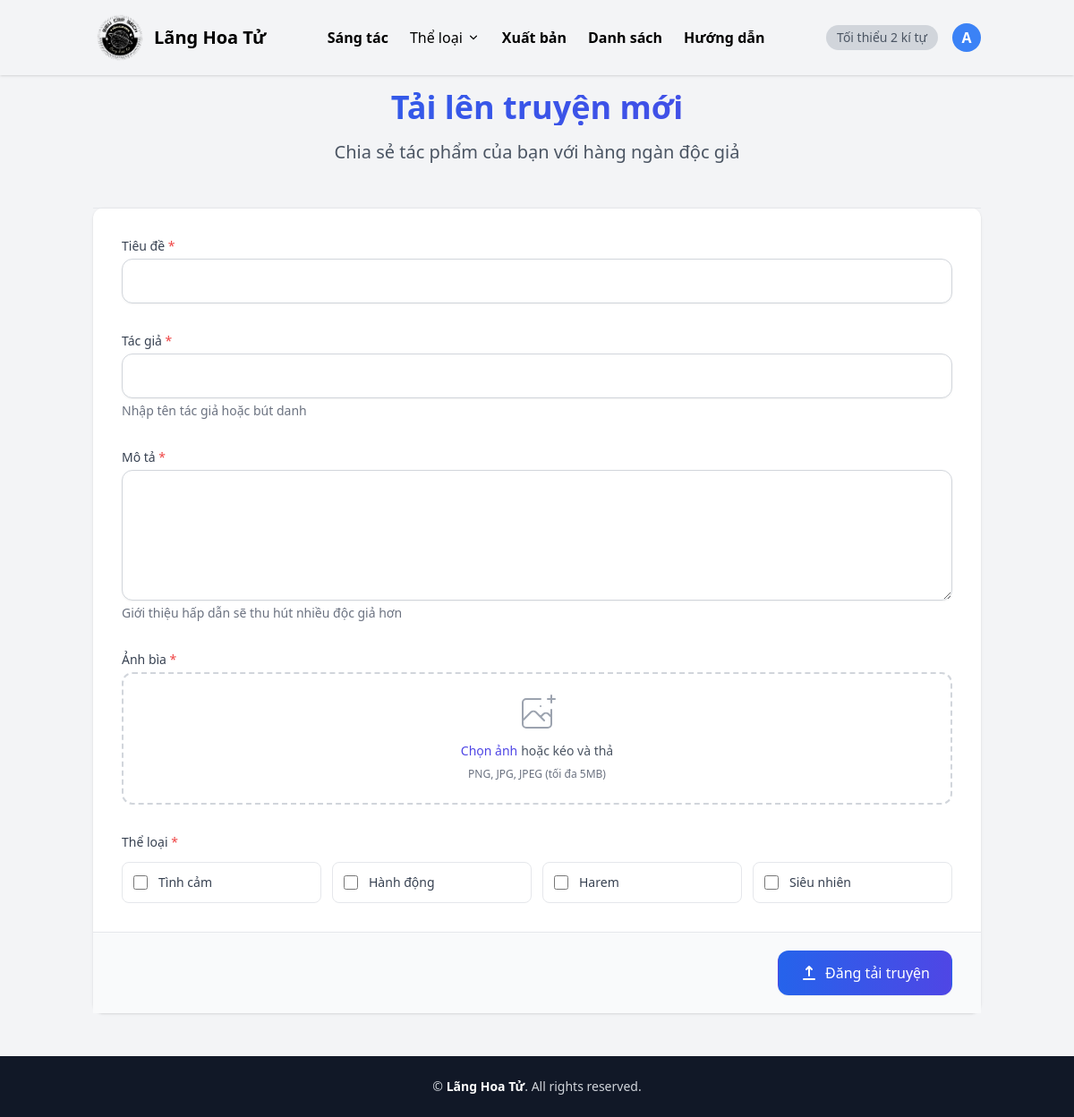
The app's page /uploads/novel/create/ (signed in) with its own data.
### users/models.py (models this page shows, shortened)
class User(AbstractUser):
    avatar = models.ImageField(upload_to='avatars/', null=True, blank=True)
    bio = models.TextField(blank=True)
    is_author = models.BooleanField(default=False)

### novels/models.py (models this page shows)
class Genre(models.Model):
    name = models.CharField(max_length=100, unique=True)
    def __str__(self):
        return self.name

### uploads/views.py (the view)
# urls.py: path('novel/create/', views.upload_novel, name='upload_novel'),
@login_required
def upload_novel(request):
    if request.method == 'POST':
        form = NovelUploadForm(request.POST, request.FILES)
        if form.is_valid():
            novel_upload = form.save(user=request.user)
            novel = Novel.objects.create(
                title=novel_upload.title,
                description=novel_upload.description,
                author=novel_upload.author,
                cover_image=novel_upload.cover_image,
                status='ongoing'
            )
            novel_upload.novel = novel
            novel_upload.save()
            genres = form.cleaned_data.get('genres', [])
            for genre in genres:
                novel.genres.add(genre)
            messages.success(request, 'Truyện đã được tạo thành công!')
            return redirect('upload_chapter', novel_upload_id=novel_upload.id)
    else:
        form = NovelUploadForm()
    return render(request, 'uploads/upload_novel.html', {'form': form})

### uploads/forms.py (shortened to what this page needs)
class NovelUploadForm(forms.ModelForm):
    genres = forms.ModelMultipleChoiceField(
        queryset=Genre.objects.all(),
        widget=forms.CheckboxSelectMultiple,
        required=False
    )
    class Meta:
        model = NovelUpload
        fields = ['title', 'description', 'author', 'cover_image', 'genres']
        widgets = {
            'description': forms.Textarea(attrs={'rows': 5}),
        }

### novels/context_processors.py (called while the page is built)
def genres_processor(request):
    return {'genres': Genre.objects.all()}

### templates/uploads/upload_novel.html (shortened to what this page needs)
{% extends "index.html" %}
{% block content %}
<div class="text-center mb-12">
  <h1 class="text-4xl font-extrabold bg-clip-text text-transparent bg-gradient-to-r from-blue-600 to-indigo-600">
  </h1>
  <p class="mt-4 text-xl text-gray-600">Chia sẻ tác phẩm của bạn với hàng ngàn độc giả</p>
</div>
<form method="post" enctype="multipart/form-data" class="bg-white shadow rounded-xl divide-y divide-gray-200">
<div class="p-8 space-y-8 divide-y divide-gray-100">
  <div class="space-y-8">
    <div class="">
      <label for="{{ form.title.id_for_label }}" class="block text-sm font-medium text-gray-700 mb-1">
        Tiêu đề <span class="text-red-500">*</span>
      </label>
      <input type="{{ form.title.field.widget.input_type }}"
            name="{{ form.title.name }}"
            id="{{ form.title.id_for_label }}"
            required
            class="mt-1 block w-full px-4 py-3 rounded-xl border border-gray-300 shadow-sm focus:ring-2 focus:ring-indigo-500 focus:border-indigo-500 transition-all duration-200 text-gray-900">
    </div>
    <div class="">
      <label for="{{ form.author.id_for_label }}" class="block text-sm font-medium text-gray-700 mb-1">
        Tác giả <span class="text-red-500">*</span>
      </label>
      <input type="{{ form.author.field.widget.input_type }}"
            name="{{ form.author.name }}"
            id="{{ form.author.id_for_label }}"
            required
            class="mt-1 block w-full px-4 py-3 rounded-xl border border-gray-300 shadow-sm focus:ring-2 focus:ring-indigo-500 focus:border-indigo-500 transition-all duration-200 text-gray-900">
      {% if form.author.errors %}
        <p class="mt-2 text-sm text-red-600">{{ form.author.errors }}</p>
      {% else %}
        <p class="mt-1 text-sm text-gray-500">Nhập tên tác giả hoặc bút danh</p>
      {% endif %}
    </div>
    <div class="">
      <label for="{{ form.description.id_for_label }}" class="block text-sm font-medium text-gray-700 mb-1">
        Mô tả <span class="text-red-500">*</span>
      </label>
      <textarea name="{{ form.description.name }}"
              id="{{ form.description.id_for_label }}"
              rows="5"
              required
              class="mt-1 block w-full px-4 py-3 rounded-xl border border-gray-300 shadow-sm focus:ring-2 focus:ring-indigo-500 focus:border-indigo-500 transition-all duration-200 text-gray-900">{% if form.description.value %}{{ form.description.value }}{% endif %}</textarea>
      {% if form.description.errors %}
        <p class="mt-2 text-sm text-red-600">{{ form.description.errors }}</p>
      {% else %}
        <p class="mt-1 text-sm text-gray-500">Giới thiệu hấp dẫn sẽ thu hút nhiều độc giả hơn</p>
      {% endif %}
    </div>
    <div class="">
      <label class="block text-sm font-medium text-gray-700 mb-1">
        Ảnh bìa <span class="text-red-500">*</span>
      </label>
      <label for="{{ form.cover_image.id_for_label }}" class="mt-1 flex justify-center px-6 pt-5 pb-6 border-2 border-gray-300 border-dashed rounded-xl cursor-pointer hover:border-indigo-500 hover:bg-indigo-50 transition-all duration-200">
        <div class="space-y-2 text-center">
          <div class="flex text-sm text-gray-600">
            <span class="relative bg-white rounded-md font-medium text-indigo-600 hover:text-indigo-500 focus-within:outline-none focus-within:ring-2 focus-within:ring-offset-2 focus-within:ring-indigo-500">
              Chọn ảnh
            </span>
            <p class="pl-1">hoặc kéo và thả</p>
          </div>
          <p class="text-xs text-gray-500">
            PNG, JPG, JPEG (tối đa 5MB)
          </p>
        </div>
      </label>
    </div>
    <div class="">
      <label class="block text-sm font-medium text-gray-700 mb-3">
        Thể loại <span class="text-red-500">*</span>
      </label>
      <div class="grid grid-cols-2 sm:grid-cols-3 md:grid-cols-4 gap-3">
        {% for choice in form.genres %}
        <label class="flex items-center space-x-3 p-3 border border-gray-200 rounded-lg hover:bg-indigo-50 hover:border-indigo-300 transition-all duration-200">
          <input type="checkbox" id="{{ choice.id_for_label }}" name="{{ choice.name }}" value="{{ choice.choice_value }}" class="h-4 w-4 text-indigo-600 border-gray-300 rounded focus:ring-indigo-500">
          <span class="text-sm text-gray-700">{{ choice.choice_label }}</span>
        </label>
        {% endfor %}
      </div>
    </div>
  </div>
</div>
<div class="px-8 py-5 bg-gray-50 flex justify-end">
  <button type="submit" class="inline-flex items-center px-6 py-3 border border-transparent rounded-xl shadow-sm text-base font-medium text-white bg-gradient-to-r from-blue-600 to-indigo-600 hover:from-blue-700 hover:to-indigo-700 focus:outline-none focus:ring-2 focus:ring-offset-2 focus:ring-indigo-500 transition-all duration-300 transform hover:-translate-y-1">
    Đăng tải truyện
  </button>
</div>
</form> </div> {% endblock %}

### templates/partials/header.html (shortened to what this page needs)
<nav class="bg-gray-100 text-black shadow" x-data="{ open: false, categoryOpen: false, userMenu: false }">
    <div class="container mx-auto px-4 py-3 flex items-center justify-between">
        <a href="{% url 'novels:novel_list' %}" class="text-xl font-semibold flex items-center gap-2">
            <img src="../../static/langhoatu.png" alt="" width="60">
        <span>Lãng Hoa Tử</span>
        </a>
        <div class="hidden lg:flex items-center gap-6">
            <a href="#" class="font-semibold hover:underline">Sáng tác</a>
            <div class="relative" x-data="{ categoryOpen: false }">
                <button @click="categoryOpen = !categoryOpen" class="flex items-center gap-1 hover:text-blue-600 transition">
                    Thể loại
                    <svg class="w-4 h-4" fill="currentColor" viewBox="0 0 20 20">
                    <path fill-rule="evenodd"
                        d="M5.23 7.21a.75.75 0 011.06.02L10 10.94l3.71-3.71a.75.75 0 111.06 1.06l-4.24 4.24a.75.75 0 01-1.06 0L5.23 8.29a.75.75 0 01.02-1.06z"
                        clip-rule="evenodd" />
                    </svg>
                </button>
            </div>
            <a href="#" class="font-semibold hover:underline">Xuất bản</a>
            <a href="#" class="font-semibold hover:underline">Danh sách</a>
            <a href="#" class="font-semibold hover:underline">Hướng dẫn</a>
        </div>
        <div class="flex items-center gap-4">
            <div class="bg-gray-300 rounded-full px-3 py-1 text-sm text-gray-600">
                Tối thiểu 2 kí tự
            </div>
            <div class="relative" x-data="{ userMenu: false }">
                <button @click="userMenu = !userMenu" class="focus:outline-none">
                    {% if user.is_authenticated %}
                        {% if user.avatar %}
                            <img src="{{ user.avatar.url }}" alt="avatar" class="w-8 h-8 rounded-full object-cover">
                        {% else %}
                            <div class="w-8 h-8 bg-blue-500 rounded-full flex items-center justify-center font-bold text-white uppercase">
                                {{ user.username|first }}
                            </div>
                        {% endif %}
                    {% endif %}
                </button>
            </div>
        </div>
    </div>
</nav>

### static/css/styles.css (style rules this page uses)
input { border: 1px solid; }
textarea { border: 1px solid; }

### records on screen
User: username|first "A"
Genre: choice_label "Tình cảm"
Genre: choice_label "Hành động"
Genre: choice_label "Harem"
Genre: choice_label "Siêu nhiên"
